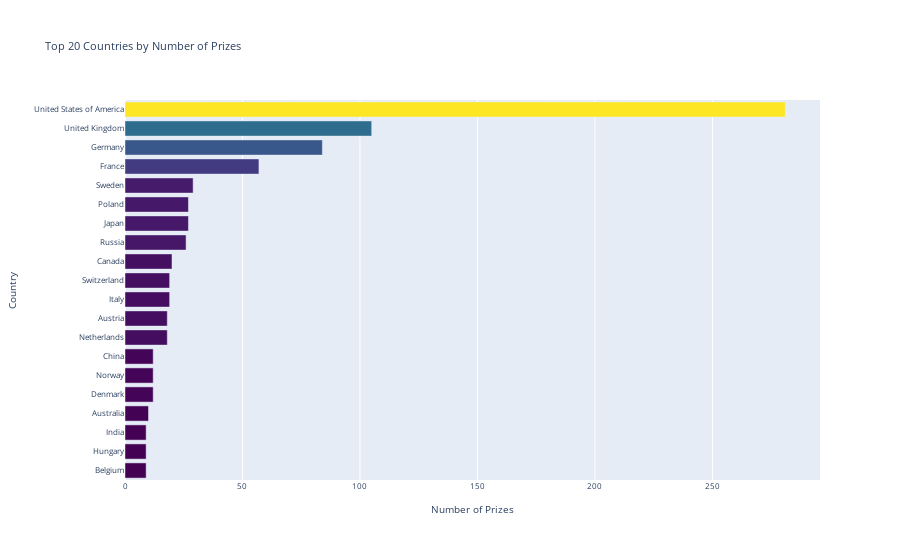

The notebook cell this image was saved under:
### Code cell
h_bar = px.bar(x=top20_countries[-20:].prize,
               y=top20_countries[-20:].birth_country_current,
               orientation='h',
               color=top20_countries.prize[-20:],
               color_continuous_scale='Viridis',
               title='Top 20 Countries by Number of Prizes')

h_bar.update_layout(xaxis_title='Number of Prizes',
                    yaxis_title='Country',
                    coloraxis_showscale=False,
                    font=dict(size=8))

h_bar.show()

### Figure 1 — Plotly figure (JSON) as saved in the notebook; plotly's stock layout.template omitted (floating-point values rounded to 4 significant figures)
{"data": [{"alignmentgroup": "True", "hovertemplate": "x=%{x}<br>y=%{y}<br>color=%{marker.color}<extra></extra>", "legendgroup": "", "marker": {"color": [9, 9, 9, 10, 12, 12, 12, 18, 18, 19, 19, 20, 26, 27, 27, 29, 57, 84, 105, 281], "coloraxis": "coloraxis", "pattern": {"shape": ""}}, "name": "", "offsetgroup": "", "orientation": "h", "showlegend": false, "textposition": "auto", "type": "bar", "x": [9, 9, 9, 10, 12, 12, 12, 18, 18, 19, 19, 20, 26, 27, 27, 29, 57, 84, 105, 281], "xaxis": "x", "y": ["Belgium", "Hungary", "India", "Australia", "Denmark", "Norway", "China", "Netherlands", "Austria", "Italy", "Switzerland", "Canada", "Russia", "Japan", "Poland", "Sweden", "France", "Germany", "United Kingdom", "United States of America"], "yaxis": "y"}], "layout": {"barmode": "relative", "coloraxis": {"colorbar": {"title": {"text": "color"}}, "colorscale": [[0, "#440154"], [0.1111, "#482878"], [0.2222, "#3e4989"], [0.3333, "#31688e"], [0.4444, "#26828e"], [0.5556, "#1f9e89"], [0.6667, "#35b779"], [0.7778, "#6ece58"], [0.8889, "#b5de2b"], [1, "#fde725"]], "showscale": false}, "font": {"size": 8}, "legend": {"tracegroupgap": 0}, "title": {"text": "Top 20 Countries by Number of Prizes"}, "xaxis": {"anchor": "y", "domain": [0, 1], "title": {"text": "Number of Prizes"}}, "yaxis": {"anchor": "x", "domain": [0, 1], "title": {"text": "Country"}}}}
